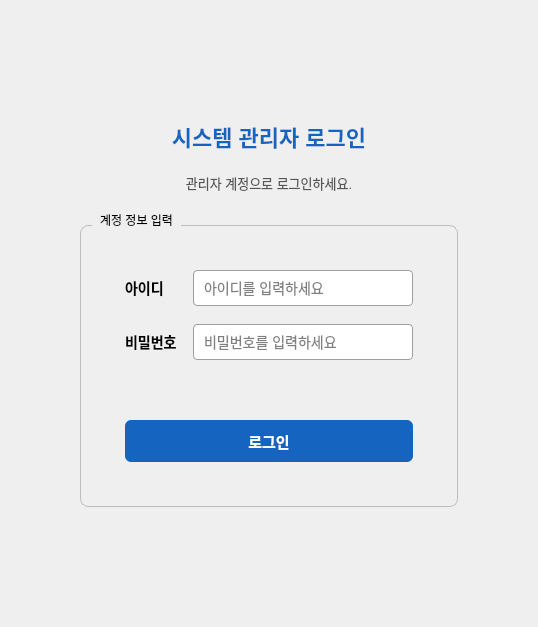
         <widget class="QWidget" name="page_login">
          <layout class="QVBoxLayout" name="vl_login">
           <property name="spacing">
            <number>20</number>
           </property>
           <property name="leftMargin">
            <number>40</number>
           </property>
           <property name="topMargin">
            <number>40</number>
           </property>
           <property name="rightMargin">
            <number>40</number>
           </property>
           <property name="bottomMargin">
            <number>40</number>
           </property>
           <item>
            <spacer name="spacer_login_top">
             <property name="orientation">
              <enum>Qt::Vertical</enum>
             </property>
             <property name="sizeHint" stdset="0">
              <size>
               <width>20</width>
               <height>80</height>
              </size>
             </property>
            </spacer>
           </item>
           <item>
            <widget class="QLabel" name="lbl_login_title">
             <property name="styleSheet">
              <string>font-size: 22px; font-weight: bold; color: #1565C0;</string>
             </property>
             <property name="text">
              <string>시스템 관리자 로그인</string>
             </property>
             <property name="alignment">
              <set>Qt::AlignCenter</set>
             </property>
            </widget>
           </item>
           <item>
            <widget class="QLabel" name="lbl_login_desc">
             <property name="styleSheet">
              <string>font-size: 13px; color: #555555;</string>
             </property>
             <property name="text">
              <string>관리자 계정으로 로그인하세요.</string>
             </property>
             <property name="alignment">
              <set>Qt::AlignCenter</set>
             </property>
            </widget>
           </item>
           <item>
            <layout class="QHBoxLayout">
             <item>
              <spacer>
               <property name="orientation">
                <enum>Qt::Horizontal</enum>
               </property>
               <property name="sizeHint" stdset="0">
                <size>
                 <width>40</width>
                 <height>20</height>
                </size>
               </property>
              </spacer>
             </item>
             <item>
              <widget class="QGroupBox" name="groupBox_login">
               <property name="maximumSize">
                <size>
                 <width>460</width>
                 <height>16777215</height>
                </size>
               </property>
               <property name="styleSheet">
                <string>QGroupBox { border: 1px solid #BDBDBD; border-radius: 8px; margin-top: 12px; padding: 20px; } QGroupBox::title { subcontrol-origin: margin; left: 12px; padding: 0 6px; }</string>
               </property>
               <property name="title">
                <string>계정 정보 입력</string>
               </property>
               <layout class="QFormLayout" name="formLayout_login">
                <property name="horizontalSpacing">
                 <number>16</number>
                </property>
                <property name="verticalSpacing">
                 <number>18</number>
                </property>
                <property name="leftMargin">
                 <number>24</number>
                </property>
                <property name="topMargin">
                 <number>24</number>
                </property>
                <property name="rightMargin">
                 <number>24</number>
                </property>
                <property name="bottomMargin">
                 <number>24</number>
                </property>
                <item row="0" column="0">
                 <widget class="QLabel" name="lbl_id">
                  <property name="styleSheet">
                   <string>font-size: 14px; font-weight: bold;</string>
                  </property>
                  <property name="text">
                   <string>아이디</string>
                  </property>
                 </widget>
                </item>
                <item row="0" column="1">
                 <widget class="QLineEdit" name="input_admin_id">
                  <property name="minimumSize">
                   <size>
                    <width>220</width>
                    <height>36</height>
                   </size>
                  </property>
                  <property name="styleSheet"><string>font-size: 14px; padding: 4px 8px; border: 1px solid #9E9E9E; border-radius: 4px;</string></property>
                  <property name="placeholderText">
                   <string>아이디를 입력하세요</string>
                  </property>
                 </widget>
                </item>
                <item row="1" column="0">
                 <widget class="QLabel" name="lbl_pw">
                  <property name="styleSheet">
                   <string>font-size: 14px; font-weight: bold;</string>
                  </property>
                  <property name="text">
                   <string>비밀번호</string>
                  </property>
                 </widget>
                </item>
                <item row="1" column="1">
                 <widget class="QLineEdit" name="input_admin_pw">
                  <property name="minimumSize">
                   <size>
                    <width>220</width>
                    <height>36</height>
                   </size>
                  </property>
                  <property name="styleSheet"><string>font-size: 14px; padding: 4px 8px; border: 1px solid #9E9E9E; border-radius: 4px;</string></property>
                  <property name="echoMode">
                   <enum>QLineEdit::Password</enum>
                  </property>
                  <property name="placeholderText">
                   <string>비밀번호를 입력하세요</string>
                  </property>
                 </widget>
                </item>
                <item row="2" column="0" colspan="2">
                 <widget class="QLabel" name="lbl_admin_login_status">
                  <property name="minimumSize">
                   <size>
                    <width>0</width>
                    <height>24</height>
                   </size>
                  </property>
                  <property name="styleSheet">
                   <string>font-size: 13px; color: #c0392b; font-weight: bold;</string>
                  </property>
                  <property name="text">
                   <string/>
                  </property>
                  <property name="alignment">
                   <set>Qt::AlignCenter</set>
                  </property>
                 </widget>
                </item>
                <item row="3" column="0" colspan="2">
                 <widget class="QPushButton" name="btn_admin_login">
                  <property name="minimumSize">
                   <size>
                    <width>0</width>
                    <height>42</height>
                   </size>
                  </property>
                  <property name="styleSheet">
                   <string>background-color: #1565C0; color: white; font-size: 15px; font-weight: bold; border-radius: 6px;</string>
                  </property>
                  <property name="text">
                   <string>로그인</string>
                  </property>
                 </widget>
                </item>
               </layout>
              </widget>
             </item>
             <item>
              <spacer>
               <property name="orientation">
                <enum>Qt::Horizontal</enum>
               </property>
               <property name="sizeHint" stdset="0">
                <size>
                 <width>40</width>
                 <height>20</height>
                </size>
               </property>
              </spacer>
             </item>
            </layout>
           </item>
           <item>
            <spacer name="spacer_login_bottom">
             <property name="orientation">
              <enum>Qt::Vertical</enum>
             </property>
             <property name="sizeHint" stdset="0">
              <size>
               <width>20</width>
               <height>80</height>
              </size>
             </property>
            </spacer>
           </item>
          </layout>
         </widget>
